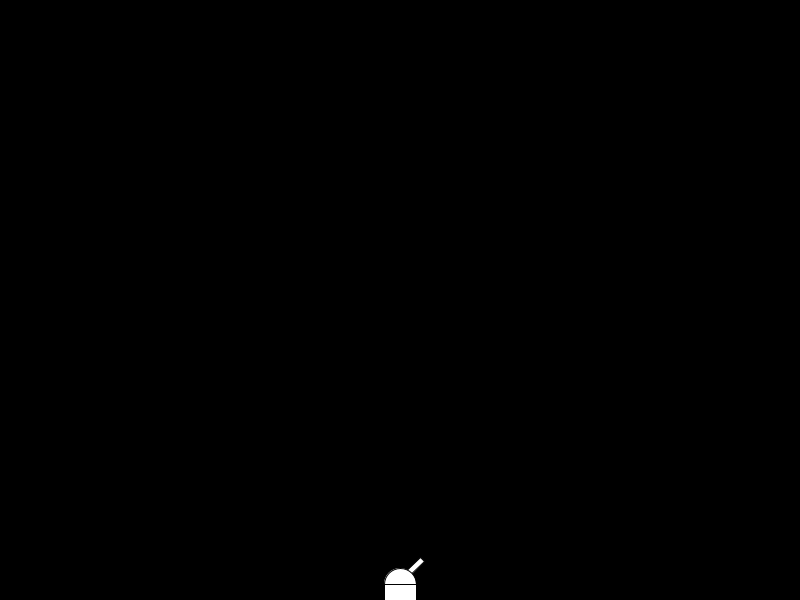
Frame 1 (no input)
Frame 60 (the mouse pressed at the canvas centre just before this capture): identical to frame 1, image omitted
Frame 120 (the mouse held since frame 60 and released just before this capture): identical to frame 1, image omitted

The Processing sketch that drew this single still picture (run headless with seeded random() and noise(); from frame 60 on, the mouse is pressed at the canvas centre):

// Processing sketch: s03_turret
// ── s03_turret.pde
Canon c;
ArrayList<Projectile> bullets;
int maxBullets = 10;

void setup() {
  size (800, 600);
  
  c = new Canon();
  
  bullets = new ArrayList<Projectile>();
  
}

int currentTime;
int previousTime = 0;
int deltaTime;

void draw() {
  currentTime = millis();
  deltaTime = currentTime - previousTime;
  previousTime = currentTime;
  
  update(deltaTime);
  render();
}

float angle = 0;

void update (float deltaTime) {
  c.update();
  
  for ( Projectile p : bullets) {
    p.update(deltaTime);
  }

}

void render() {
  background(0);
  
  
  for ( Projectile p : bullets) {
    p.display();
  }
  
  c.display();
  
}

void keyPressed() {
  if (key == CODED) {
    switch (keyCode) {
      case LEFT:
        c.move (-1);
        break;
      case RIGHT:
        c.move (1);
        break;
    }
  }
  
  if (key == ' ') {
    fire (c);
  }
}

void fire(GraphicObject m) {
  Canon c = (Canon)m;
  
  if (bullets.size() < maxBullets) {
    Projectile p = new Projectile();
    
    p.location = c.getCanonTip().copy();
    p.topSpeed = 5;
    p.velocity = c.getShootingVector().copy().mult(p.topSpeed);
   
    p.activate();
    
    bullets.add(p);
  } else {
    for ( Projectile p : bullets) {
      if (!p.isVisible) {
        p.location.x = c.getCanonTip().x;
        p.location.y = c.getCanonTip().y;
        p.velocity.x = c.getShootingVector().x;
        p.velocity.y = c.getShootingVector().y;
        p.velocity.mult(p.topSpeed);
        p.activate();
        break;
      }
    }
  }
  
}

// ── Canon.pde
class Canon extends GraphicObject {

  float shootingAngle = QUARTER_PI;
  float angleIncrement = PI/60;
  float angleMax = 1.41; // sqrt 2

  float w = 32;
  float h = 16;
  
  PVector shootingVector = new PVector();
  PVector canonTip = new PVector();
  
  Canon() {
    super();

    location.x = width / 2;
    location.y = height - h;
  }
  
  PVector getCanonTip() {
    
    return canonTip;
  }
  
  PVector getShootingVector() {
    return shootingVector;
  }
  
  void move (float direction) {
    if (direction > 0) {
      shootingAngle += shootingAngle < angleMax  ? angleIncrement * direction : 0;
    } else {
      shootingAngle += shootingAngle > -angleMax ? angleIncrement * direction : 0;
    }
    
    // X et Y sont inverses
    shootingVector.y = -cos(shootingAngle);
    shootingVector.x = sin(shootingAngle);
    shootingVector.normalize();
    
    // Calcul du bout du canon
    canonTip.x = location.x + shootingVector.x * w;
    canonTip.y = location.y + shootingVector.y * w - 3;
    
  }

  void display() {
    pushMatrix();
      translate (location.x - w / 2, location.y);
  
      // Placer le canon
      pushMatrix();
        translate (w / 2 , -h / 2 + 6);
    
        
        rotate (shootingAngle);
        
        translate (-3, -2 * h);
        rect (0, 0, 6, w);
        
      popMatrix();
  
      ellipse (w / 2, 0, w, w);
      rect (0, 0, w, h);

    popMatrix();
   
  }
}

// ── GraphicObject.pde
class GraphicObject {
  PVector location;
  PVector velocity;
  PVector acceleration;
  
  PVector size; 
  float topSpeed;
  float mass;
  
  GraphicObject () {
    
    this.location = new PVector (random (width), random (height));    
    this.velocity = new PVector (0, 0);
    this.acceleration = new PVector (0 , 0);
    
    this.size = new PVector (16, 16);
    this.mass = 1;
  }  
  
  GraphicObject (PVector loc, PVector vel) {
    this.location = loc;
    this.velocity = vel;
    this.acceleration = new PVector (0 , 0);
    this.size = new PVector (16, 16);
    this.topSpeed = 100;
  }
  
  GraphicObject (float m, float x, float y) {
    mass = m;
    location = new PVector (x, y);
    
    velocity = new PVector(0, 0);
    acceleration = new PVector(0, 0);
    size = new PVector (16, 16);
  }
  
  void update () {
    velocity.add (acceleration);
    location.add (velocity);

    acceleration.mult (0);
  }
  
  void display () {
    stroke (0);
    fill (127, 127, 127, 127);
    
    ellipse (location.x, location.y, mass * size.x, mass * size.y); // Dimension à l'échelle de la masse
  }
  
  void checkEdges() {
    if (location.x > width) {
      location.x = width;
      velocity.x *= -1;
    } else if (location.x < 0) {
      velocity.x *= -1;
      location.x = 0;
    }
    
    if (location.y > height) {
      velocity.y *= -1;
      location.y = height;
    }
    
    if (location.y < 0) {
      velocity.y *= -.6;
      location.y = 0;
    }
  }
  
  
  void applyForce (PVector force) {
    PVector f = PVector.div (force, mass);
   
    this.acceleration.add(f);
  }
}

// ── Projectile.pde
class Projectile extends GraphicObject {
  boolean isVisible = false;
  
  Projectile () {
    super();
  }
  
  void activate() {
    isVisible = true;
  }
  
  void setDirection(PVector v) {
    velocity = v;
  }
  
  
  void update(float deltaTime) {
    
    if (!isVisible) return;
    
    super.update();
    
    if (location.x < 0 || location.x > width || location.y < 0 || location.y > height) {
      isVisible = false;
    }
  }
  
  void display() {
    
    if (isVisible) {
      pushMatrix();
        translate (location.x, location.y);
        
        ellipse (0, 0, 3, 3);
      popMatrix();
    }
  }
}

// ── Rectangle.pde
class Rectangle {
  float x, y, w, h;
  
  Rectangle(float _x, float _y, float _w, float _h) {
    x = _x;
    y = _y;
    w = _w;
    h = _h;
  }
  
  Boolean contains(Rectangle _r) {
    Boolean result = false;
    
    if (x <= _r.x && ((x + w) >= (_r.x + _r.w)) && y <= _r.y && ((y + h) >= (_r.y + _r.h))) {
      result = true;
    }
    
    return result;
  }
  
  float left () {return x;}
  float top () {return y;}
  float right () {return x + w;}
  float bottom () {return y + h;}
  
  Boolean intersect(Rectangle _r) {
    Boolean result = false;
    
    if (!(this.left() > _r.right() ||
        this.right() < _r.left() ||
        this.top() > _r.bottom() ||
        this.bottom() < _r.top())) {
      result = true;
    }
        
    return result;
  }
   
  void display() {
    pushMatrix();
    translate (x, y);
    rect (0, 0, w, h);
    popMatrix();
  }
}
